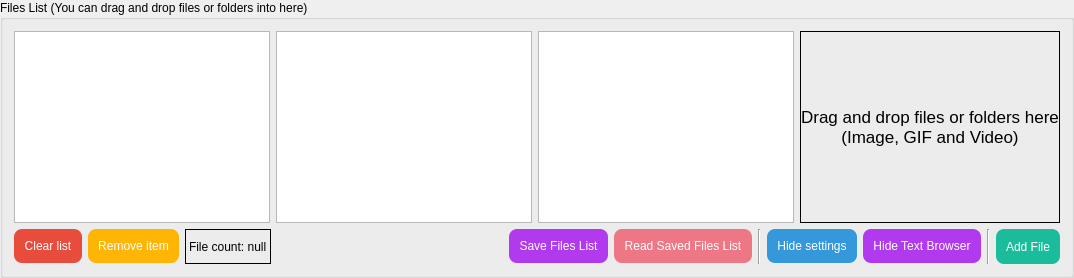
         <widget class="QGroupBox" name="groupBox_FileList">
          <property name="minimumSize">
           <size>
            <width>0</width>
            <height>0</height>
           </size>
          </property>
          <property name="title">
           <string>Files List (You can drag and drop files or folders into here)</string>
          </property>
          <layout class="QGridLayout" name="gridLayout_3">
           <item row="1" column="14">
            <widget class="QPushButton" name="pushButton_BrowserFile">
             <property name="minimumSize">
              <size>
               <width>0</width>
               <height>35</height>
              </size>
             </property>
             <property name="styleSheet">
              <string notr="true">QPushButton{
background-color: rgb(26, 188, 156);
color: rgb(255, 255, 255);
border-style:outset;
border-radius:8px;
padding:10px;
}
QPushButton:hover{
background-color: rgb(29, 214, 177);
color: rgb(255, 255, 255);
border-style:outset;
border-radius:8px;
padding:10px;
}
QPushButton:pressed{
background-color: rgb(23, 173, 143);
color: rgb(255, 255, 255);
border-style:outset;
border-radius:8px;
padding:10px;
}
QPushButton:disabled{
background-color: rgb(166, 166, 166);
color: rgb(255, 255, 255);
border-style:outset;
border-radius:8px;
padding:10px;
}</string>
             </property>
             <property name="text">
              <string>Add File</string>
             </property>
            </widget>
           </item>
           <item row="1" column="10">
            <widget class="Line" name="line_5">
             <property name="frameShadow">
              <enum>QFrame::Sunken</enum>
             </property>
             <property name="lineWidth">
              <number>1</number>
             </property>
             <property name="orientation">
              <enum>Qt::Vertical</enum>
             </property>
            </widget>
           </item>
           <item row="1" column="8">
            <widget class="QPushButton" name="pushButton_SaveFileList">
             <property name="styleSheet">
              <string notr="true">QPushButton{
background-color: rgb(178, 58, 238);
color: rgb(255, 255, 255);
border-style:outset;
border-radius:8px;
padding:10px;
}
QPushButton:hover{
background-color: rgb(191, 62, 255);
color: rgb(255, 255, 255);
border-style:outset;
border-radius:8px;
padding:10px;
}
QPushButton:pressed{
background-color: rgb(154, 50, 205);
color: rgb(255, 255, 255);
border-style:outset;
border-radius:8px;
padding:10px;
}
QPushButton:disabled{
background-color: rgb(166, 166, 166);
color: rgb(255, 255, 255);
border-style:outset;
border-radius:8px;
padding:10px;
}</string>
             </property>
             <property name="text">
              <string>Save Files List</string>
             </property>
            </widget>
           </item>
           <item row="1" column="11">
            <widget class="QPushButton" name="pushButton_HideSettings">
             <property name="toolTip">
              <string/>
             </property>
             <property name="styleSheet">
              <string notr="true">QPushButton{
background-color: rgb(52, 152, 219);
color: rgb(255, 255, 255);
border-style:outset;
border-radius:8px;
padding:10px;
}
QPushButton:hover{
background-color: rgb(60, 177, 255);
color: rgb(255, 255, 255);
border-style:outset;
border-radius:8px;
padding:10px;
}
QPushButton:pressed{
background-color: rgb(45, 134, 193);
color: rgb(255, 255, 255);
border-style:outset;
border-radius:8px;
padding:10px;
}
QPushButton:disabled{
background-color: rgb(166, 166, 166);
color: rgb(255, 255, 255);
border-style:outset;
border-radius:8px;
padding:10px;
}</string>
             </property>
             <property name="text">
              <string>Hide settings</string>
             </property>
            </widget>
           </item>
           <item row="1" column="9">
            <widget class="QPushButton" name="pushButton_ReadFileList">
             <property name="styleSheet">
              <string notr="true">QPushButton{
	background-color: rgb(238, 119, 133);
color: rgb(255, 255, 255);
border-style:outset;
border-radius:8px;
padding:10px;
}
QPushButton:hover{
	background-color: rgb(255, 127, 144);
color: rgb(255, 255, 255);
border-style:outset;
border-radius:8px;
padding:10px;
}
QPushButton:pressed{
	background-color: rgb(226, 112, 128);
color: rgb(255, 255, 255);
border-style:outset;
border-radius:8px;
padding:10px;
}
QPushButton:disabled{
background-color: rgb(166, 166, 166);
color: rgb(255, 255, 255);
border-style:outset;
border-radius:8px;
padding:10px;
}</string>
             </property>
             <property name="text">
              <string>Read Saved Files List</string>
             </property>
            </widget>
           </item>
           <item row="0" column="0" colspan="15">
            <layout class="QHBoxLayout" name="horizontalLayout">
             <item>
              <widget class="QTableView" name="tableView_image">
               <property name="minimumSize">
                <size>
                 <width>0</width>
                 <height>0</height>
                </size>
               </property>
               <property name="styleSheet">
                <string notr="true">QTableView{
selection-background-color: rgb(52, 152, 219);

}</string>
               </property>
               <property name="editTriggers">
                <set>QAbstractItemView::NoEditTriggers</set>
               </property>
               <property name="selectionMode">
                <enum>QAbstractItemView::SingleSelection</enum>
               </property>
               <property name="selectionBehavior">
                <enum>QAbstractItemView::SelectRows</enum>
               </property>
               <property name="sortingEnabled">
                <bool>false</bool>
               </property>
               <property name="cornerButtonEnabled">
                <bool>false</bool>
               </property>
               <attribute name="horizontalHeaderCascadingSectionResizes">
                <bool>false</bool>
               </attribute>
               <attribute name="horizontalHeaderMinimumSectionSize">
                <number>20</number>
               </attribute>
               <attribute name="horizontalHeaderDefaultSectionSize">
                <number>200</number>
               </attribute>
               <attribute name="horizontalHeaderStretchLastSection">
                <bool>false</bool>
               </attribute>
               <attribute name="verticalHeaderVisible">
                <bool>false</bool>
               </attribute>
               <attribute name="verticalHeaderCascadingSectionResizes">
                <bool>false</bool>
               </attribute>
               <attribute name="verticalHeaderStretchLastSection">
                <bool>false</bool>
               </attribute>
              </widget>
             </item>
             <item>
              <widget class="QTableView" name="tableView_gif">
               <property name="enabled">
                <bool>true</bool>
               </property>
               <property name="minimumSize">
                <size>
                 <width>0</width>
                 <height>0</height>
                </size>
               </property>
               <property name="styleSheet">
                <string notr="true">QTableView{
selection-background-color: rgb(26, 188, 156);
}</string>
               </property>
               <property name="editTriggers">
                <set>QAbstractItemView::NoEditTriggers</set>
               </property>
               <property name="selectionMode">
                <enum>QAbstractItemView::SingleSelection</enum>
               </property>
               <property name="selectionBehavior">
                <enum>QAbstractItemView::SelectRows</enum>
               </property>
               <property name="sortingEnabled">
                <bool>false</bool>
               </property>
               <property name="cornerButtonEnabled">
                <bool>false</bool>
               </property>
               <attribute name="horizontalHeaderCascadingSectionResizes">
                <bool>false</bool>
               </attribute>
               <attribute name="horizontalHeaderMinimumSectionSize">
                <number>20</number>
               </attribute>
               <attribute name="horizontalHeaderDefaultSectionSize">
                <number>200</number>
               </attribute>
               <attribute name="verticalHeaderVisible">
                <bool>false</bool>
               </attribute>
               <attribute name="verticalHeaderCascadingSectionResizes">
                <bool>false</bool>
               </attribute>
              </widget>
             </item>
             <item>
              <widget class="QTableView" name="tableView_video">
               <property name="minimumSize">
                <size>
                 <width>0</width>
                 <height>0</height>
                </size>
               </property>
               <property name="styleSheet">
                <string notr="true">QTableView{
selection-background-color: rgb(178, 58, 238);
}</string>
               </property>
               <property name="editTriggers">
                <set>QAbstractItemView::NoEditTriggers</set>
               </property>
               <property name="selectionMode">
                <enum>QAbstractItemView::SingleSelection</enum>
               </property>
               <property name="selectionBehavior">
                <enum>QAbstractItemView::SelectRows</enum>
               </property>
               <property name="sortingEnabled">
                <bool>false</bool>
               </property>
               <property name="cornerButtonEnabled">
                <bool>false</bool>
               </property>
               <attribute name="horizontalHeaderVisible">
                <bool>false</bool>
               </attribute>
               <attribute name="horizontalHeaderMinimumSectionSize">
                <number>20</number>
               </attribute>
               <attribute name="horizontalHeaderDefaultSectionSize">
                <number>200</number>
               </attribute>
               <attribute name="verticalHeaderVisible">
                <bool>false</bool>
               </attribute>
              </widget>
             </item>
             <item>
              <widget class="QLabel" name="label_DropFile">
               <property name="font">
                <font>
                 <family>Arial</family>
                 <pointsize>13</pointsize>
                 <weight>50</weight>
                 <italic>false</italic>
                 <bold>false</bold>
                </font>
               </property>
               <property name="toolTip">
                <string>When the software is running with administrator rights, 
you will not be able to drag and drop files into the window.
Please unauthorize the software or reinstall the software 
into a directory that can run normally without administrator rights.</string>
               </property>
               <property name="styleSheet">
                <string notr="true"/>
               </property>
               <property name="frameShape">
                <enum>QFrame::Box</enum>
               </property>
               <property name="frameShadow">
                <enum>QFrame::Plain</enum>
               </property>
               <property name="lineWidth">
                <number>1</number>
               </property>
               <property name="text">
                <string>Drag and drop files or folders here
(Image, GIF and Video)</string>
               </property>
               <property name="alignment">
                <set>Qt::AlignCenter</set>
               </property>
              </widget>
             </item>
            </layout>
           </item>
           <item row="1" column="13">
            <widget class="Line" name="line_10">
             <property name="orientation">
              <enum>Qt::Vertical</enum>
             </property>
            </widget>
           </item>
           <item row="1" column="12">
            <widget class="QPushButton" name="pushButton_HideTextBro">
             <property name="styleSheet">
              <string notr="true">QPushButton{
background-color: rgb(178, 58, 238);
color: rgb(255, 255, 255);
border-style:outset;
border-radius:8px;
padding:10px;
}
QPushButton:hover{
background-color: rgb(191, 62, 255);
color: rgb(255, 255, 255);
border-style:outset;
border-radius:8px;
padding:10px;
}
QPushButton:pressed{
background-color: rgb(154, 50, 205);
color: rgb(255, 255, 255);
border-style:outset;
border-radius:8px;
padding:10px;
}
QPushButton:disabled{
background-color: rgb(166, 166, 166);
color: rgb(255, 255, 255);
border-style:outset;
border-radius:8px;
padding:10px;
}</string>
             </property>
             <property name="text">
              <string>Hide Text Browser</string>
             </property>
            </widget>
           </item>
           <item row="1" column="0">
            <widget class="QPushButton" name="pushButton_ClearList">
             <property name="maximumSize">
              <size>
               <width>110</width>
               <height>16777215</height>
              </size>
             </property>
             <property name="styleSheet">
              <string notr="true">QPushButton{
background-color: rgb(231, 76, 60);
color: rgb(255, 255, 255);
border-style:outset;
border-radius:8px;
padding:10px;
}
QPushButton:hover{
background-color: rgb(255, 102, 64);
color: rgb(255, 255, 255);
border-style:outset;
border-radius:8px;
padding:10px;
}
QPushButton:pressed{
background-color: rgb(204, 65, 53);
color: rgb(255, 255, 255);
border-style:outset;
border-radius:8px;
padding:10px;
}
QPushButton:disabled{
background-color: rgb(166, 166, 166);
color: rgb(255, 255, 255);
border-style:outset;
border-radius:8px;
padding:10px;
}</string>
             </property>
             <property name="text">
              <string>Clear list</string>
             </property>
            </widget>
           </item>
           <item row="1" column="1">
            <widget class="QPushButton" name="pushButton_RemoveItem">
             <property name="maximumSize">
              <size>
               <width>110</width>
               <height>16777215</height>
              </size>
             </property>
             <property name="styleSheet">
              <string notr="true">QPushButton{
background-color: rgb(255, 181, 6);
color: rgb(255, 255, 255);
border-style:outset;
border-radius:8px;
padding:10px;
}
QPushButton:hover{
background-color: rgb(255, 200, 50);
color: rgb(255, 255, 255);
border-style:outset;
border-radius:8px;
padding:10px;
}
QPushButton:pressed{
background-color: rgb(255, 170, 0);
color: rgb(255, 255, 255);
border-style:outset;
border-radius:8px;
padding:10px;
}
QPushButton:disabled{
background-color: rgb(166, 166, 166);
color: rgb(255, 255, 255);
border-style:outset;
border-radius:8px;
padding:10px;
}</string>
             </property>
             <property name="text">
              <string>Remove item</string>
             </property>
            </widget>
           </item>
           <item row="1" column="2">
            <widget class="QLabel" name="label_FileCount">
             <property name="styleSheet">
              <string notr="true"/>
             </property>
             <property name="frameShape">
              <enum>QFrame::Box</enum>
             </property>
             <property name="midLineWidth">
              <number>0</number>
             </property>
             <property name="text">
              <string>File count: null</string>
             </property>
            </widget>
           </item>
           <item row="1" column="3" colspan="5">
            <spacer name="horizontalSpacer">
             <property name="orientation">
              <enum>Qt::Horizontal</enum>
             </property>
             <property name="sizeHint" stdset="0">
              <size>
               <width>40</width>
               <height>20</height>
              </size>
             </property>
            </spacer>
           </item>
          </layout>
         </widget>
